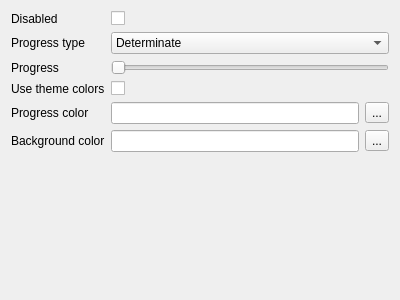
<?xml version="1.0" encoding="UTF-8"?>
<ui version="4.0">
 <class>ProgressSettingsForm</class>
 <widget class="QWidget" name="ProgressSettingsForm">
  <property name="geometry">
   <rect>
    <x>0</x>
    <y>0</y>
    <width>400</width>
    <height>300</height>
   </rect>
  </property>
  <property name="windowTitle">
   <string>Form</string>
  </property>
  <layout class="QGridLayout" name="gridLayout">
   <item row="0" column="0">
    <layout class="QFormLayout" name="formLayout">
     <item row="0" column="0">
      <widget class="QLabel" name="disabledLabel">
       <property name="text">
        <string>Disabled</string>
       </property>
      </widget>
     </item>
     <item row="0" column="1">
      <widget class="QCheckBox" name="disabledCheckBox"/>
     </item>
     <item row="1" column="0">
      <widget class="QLabel" name="progressTypeLabel">
       <property name="text">
        <string>Progress type</string>
       </property>
      </widget>
     </item>
     <item row="1" column="1">
      <widget class="QComboBox" name="progressTypeComboBox">
       <item>
        <property name="text">
         <string>Determinate</string>
        </property>
       </item>
       <item>
        <property name="text">
         <string>Indeterminate</string>
        </property>
       </item>
      </widget>
     </item>
     <item row="2" column="0">
      <widget class="QLabel" name="progressLabel">
       <property name="text">
        <string>Progress</string>
       </property>
      </widget>
     </item>
     <item row="2" column="1">
      <widget class="QSlider" name="progressSlider">
       <property name="orientation">
        <enum>Qt::Horizontal</enum>
       </property>
      </widget>
     </item>
     <item row="3" column="0">
      <widget class="QLabel" name="useThemeColorsLabel">
       <property name="text">
        <string>Use theme colors</string>
       </property>
      </widget>
     </item>
     <item row="3" column="1">
      <widget class="QCheckBox" name="useThemeColorsCheckBox"/>
     </item>
     <item row="4" column="0">
      <widget class="QLabel" name="colorLabel">
       <property name="text">
        <string>Progress color</string>
       </property>
      </widget>
     </item>
     <item row="4" column="1">
      <layout class="QHBoxLayout" name="horizontalLayout">
       <item>
        <widget class="QLineEdit" name="progressColorLineEdit"/>
       </item>
       <item>
        <widget class="QToolButton" name="progressColorToolButton">
         <property name="text">
          <string>...</string>
         </property>
        </widget>
       </item>
      </layout>
     </item>
     <item row="5" column="0">
      <widget class="QLabel" name="backgroundColorLabel">
       <property name="text">
        <string>Background color</string>
       </property>
      </widget>
     </item>
     <item row="5" column="1">
      <layout class="QHBoxLayout" name="horizontalLayout_2">
       <item>
        <widget class="QLineEdit" name="backgroundColorLineEdit"/>
       </item>
       <item>
        <widget class="QToolButton" name="backgroundColorToolButton">
         <property name="text">
          <string>...</string>
         </property>
        </widget>
       </item>
      </layout>
     </item>
    </layout>
   </item>
  </layout>
 </widget>
 <resources/>
 <connections/>
</ui>
